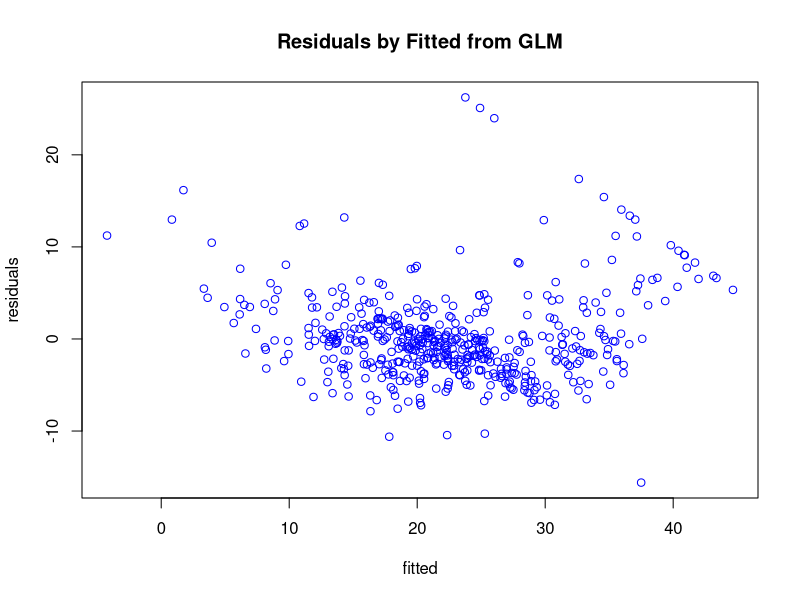

Write the R code that produced this figure.
library(stats);
library(nnet);
library(MASS);
# import data
data(Boston);
n<-dim(Boston)[1];


# randomly divide dataset into 2 parts
#set.seed(2005);
m<-100; #100 rows of test data
ind<-sample(1:n,m);
test.Boston<-Boston[ind,];
train.Boston<-Boston[-ind,];
#linear regression
boston.lm<-lm(medv~crim+zn+chas+nox+rm+dis+rad+tax+ptratio+black+lstat, data=Boston)
plot(boston.lm$fitted,boston.lm$residuals, xlab = 'fitted', ylab = 'residuals', main = 'Residuals by Fitted from GLM', col = 'blue')



#################################################################################
# Simulation Study for Linear Regression sample code for 1.2
#################################################################################
library(stats)
###  1.a)
# Normally distributed numbers, a 200 of them.
n<-200
sig<-0.5
z1 <- rnorm(n)
x1 <- 2 + 3*z1  		# Makes a vector x out of the vector z
summary(x1)
z2<-rnorm(n)
x2<-0.5*z2-1
x3 <- x1*x1

# An OLS model
u <- rnorm(n,sd=sig)
y <- 7 + 9*x1 +0.3*x2 + u  #true model
summary(y)

#you may want to generate data in another file and save above data as data1.Rdata
#so that you can use the same data set in future
# then load the previous saved data

#  load("E:\\WORK\\Course\\Spring 05\\QA727\\data1.RData")

# A regression
model <- lm(y ~ x1+x2+x3)
summary(model)

#stepwise
model.step<-step(model)#based on AIC

# manually, try other criteria, e.g. R2, MSE etc
model1 <- lm(y ~ x1+x2+x3)
summary(model1)
model2 <- lm(y ~ x1+x2)
summary(model2)
model3 <- lm(y ~ x1+x3)
summary(model3)
#and so on, you may want to try all possible combinations of x's


############# sample code for 1.3 #############################
list.MSE <- NULL
list.beta0 <- NULL
list.beta1 <- NULL
list.beta2 <- NULL
x1 <- rnorm(n = 200, mean = 2, sd = 1)
x2 <- rnorm(n = 200, mean = -1, sd = 0.5)  
for(j in 1:100) 
  #for 100 times	
{		
  u <- rnorm(n = 200, mean = 0, sd = 1)		
  y <- 3 + 0.5 * x1 + 2 * x2 + u #simulate the response variable		
  lm.out <- lm(y ~ x1+x2) #fit a linear regression model		
  summary <- summary(lm.out) 		
  list.MSE[j] <- (summary$sigma)^2           # get the model MSE for each m		
  list.beta0[j] <- summary$coefficients[1]   # get the estimate of the intercept for each m	
  list.beta1[j] <- summary$coefficients[2]   # get the estimate of the coefficient of x1 for each m	
  list.beta2[j] <- summary$coefficients[3]   # get the estimate of the coefficient of x2 for each m	
}

MSE <- mean(list.MSE)		
# get the average MSE of the 200 model MSEs
beta0 <- mean(list.beta0)	
# get the average estiamte value of the intercept 
beta1 <- mean(list.beta1)	
# get the average estiamte value of the coefficient of x1
beta2 <- mean(list.beta2)	
# get the average estiamte value of the coefficient of x2
mean.beta <- c(beta0, beta1, beta2)	
# make the above three estimates into one vector
bias.beta <- c(beta0 - 3, beta1 - 0.5, beta2 - 2)	
# get the bias of the coefficients estimate
var.beta0 <- var(list.beta0)	# get variance of the intercept estimates
var.beta1 <- var(list.beta1)	# get variance of x1 coefficient estimates
var.beta2 <- var(list.beta2)	# get variance of x2 coefficient estimates
var.beta <- c(var.beta0, var.beta1, var.beta2)	# make the above three variances into one vector
mse.beta0 <- bias.beta[1]^2 + var.beta0
mse.beta1 <- bias.beta[2]^2 + var.beta1
mse.beta2 <- bias.beta[3]^2 + var.beta2
mse.beta <- c(mse.beta0, mse.beta1, mse.beta2)	
# get the mse of the coefficient estimates
# print the results
true.beta <- c(3,0.5,2)
true.beta
mean.beta
bias.beta
var.beta
mse.beta
MSE